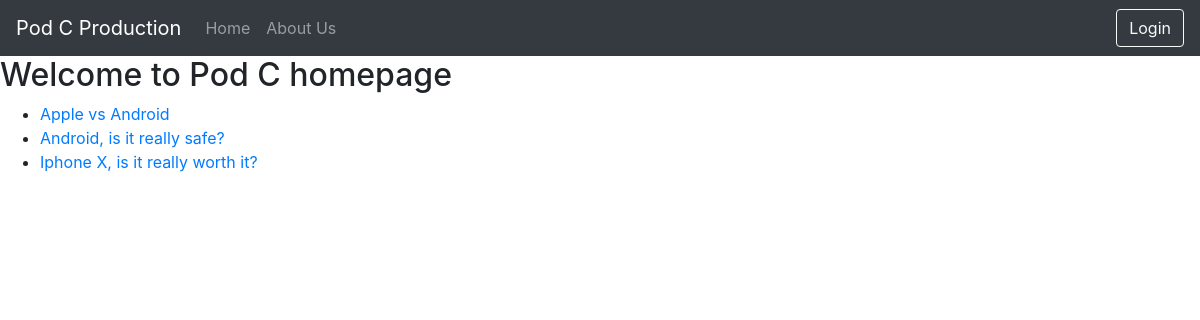
The page /blog/ on the database as committed earlier.
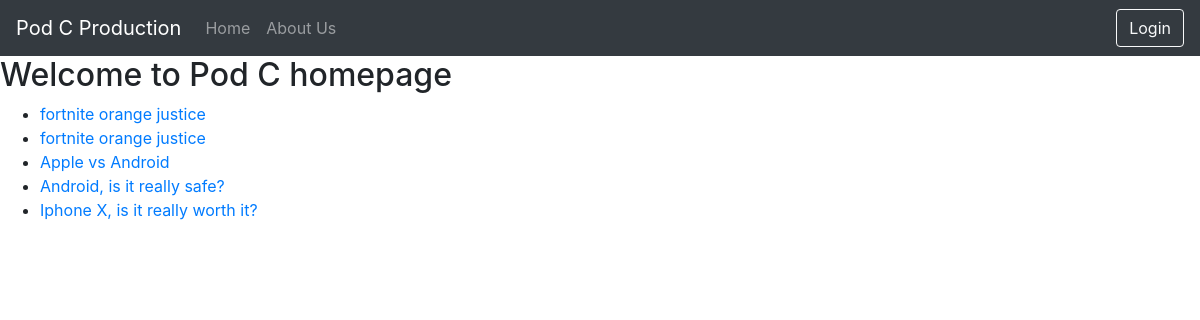
The same page on the database as committed later.
### blog/models.py (models this page shows)
class Article(models.Model):
	pub_date = models.DateTimeField(default=datetime.now, blank=True)
	title = models.CharField(max_length=200)
	author = models.CharField(max_length=100)
	article_title = models.CharField(max_length=10000)

### blog/views.py (the view)
def index(request):
    latest_article_list = Article.objects.order_by('-pub_date')[:5]
    template = loader.get_template('blog/index.html')
    context = {
        'latest_article_list': latest_article_list,
    }
    return HttpResponse(template.render(context, request))

### blog/templates/blog/index.html
{% extends 'blog/base.html' %}
	{% block body %}
		<h2>Welcome to Pod C homepage</h2>
		{% if latest_article_list %}
		    <ul>
		    {% for article in latest_article_list %}
		        <li><a href="/blog/article/{{ article.id }}">{{ article.title }}</a></li>
		    {% endfor %}
		    </ul>
		{% else %}
		    <p>No polls are available.</p>
		{% endif %}
	{% endblock %}

### blog/templates/blog/base.html (shortened to what this page needs)
<!DOCTYPE html>
<html>
	<head>
		<link rel="stylesheet" href="https://maxcdn.bootstrapcdn.com/bootstrap/4.0.0/css/bootstrap.min.css">
			{% load staticfiles %}
		<link rel="stylesheet" type="text/css" href="{% static 'blog/style.css' %}" />
	</head>
	<body>
		<header>
			<nav class="navbar navbar-expand-lg navbar-dark bg-dark">
			  <a class="navbar-brand" href="">Pod C Production</a>
			  <div class="collapse navbar-collapse" id="navbarSupportedContent">
			    <ul class="navbar-nav mr-auto">
			      <li class="nav-item">
			        <a class="nav-link" href="{% url 'index'%}">Home</a>
			      </li>
			      <li class="nav-item">
			        <a class="nav-link" href="{% url 'about'%}">About Us</a>
			      </li>
			    </ul>
			    <button type="button" onclick="location.href = '{% url 'login_user' %}';" class="btn btn-outline-light">Login</button>
			  </div>
			</nav>
		</header>
		{% block body %}
		{% endblock %}
	</body>
</html>

### blog/static/blog/style.css (style rules this page uses)
body { background: white; }

Rows that differ between the two databases and show on the page:
added Article: title "fortnite orange justice"
added Article: title "fortnite orange justice"
